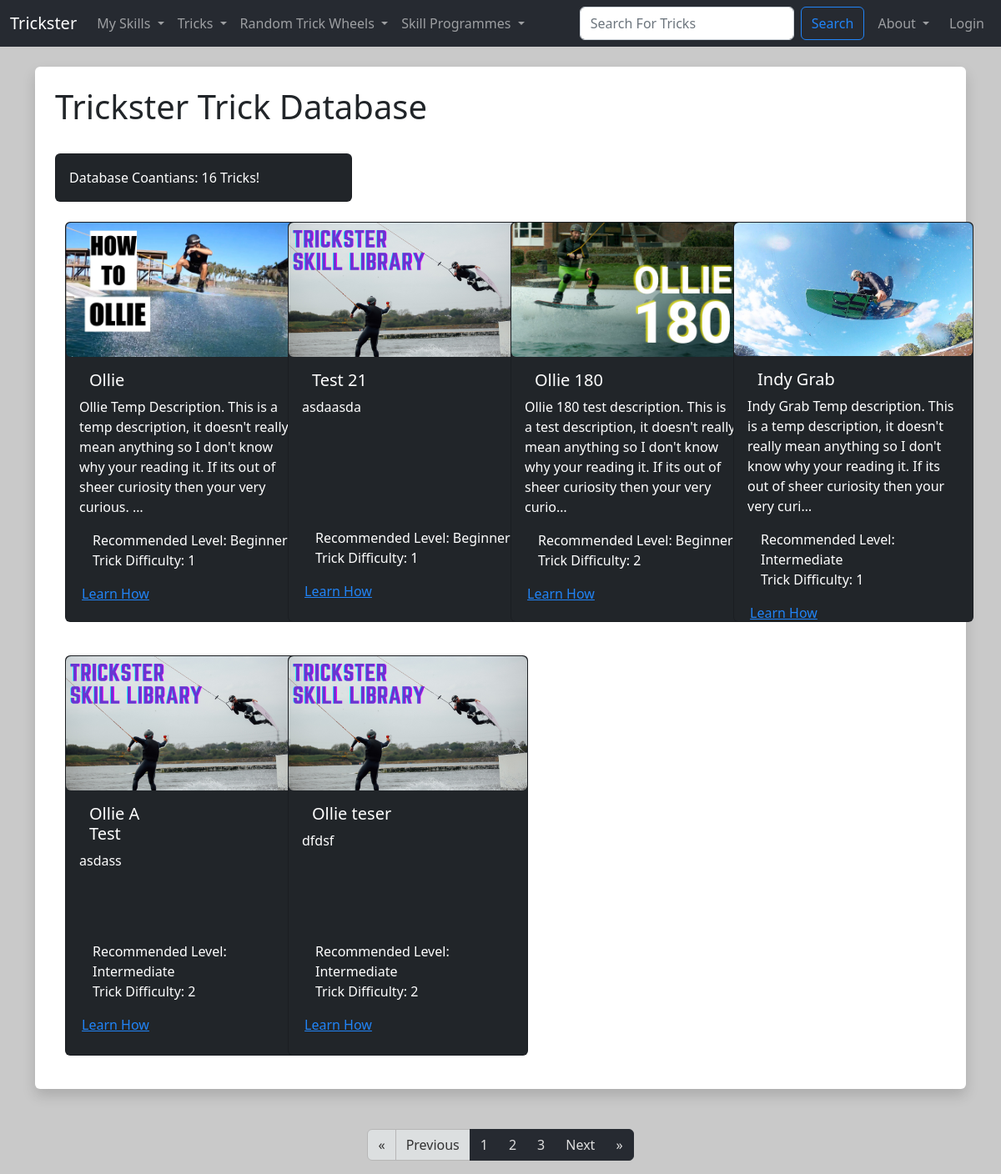
The page /trick_list on the database its author committed.
### TricksterMain/models.py (models this page shows)
class Trick (models.Model):
    TrickID = models.AutoField(primary_key=True)
    TrickName = models.CharField(max_length=25)
    TrickDiscription = models.TextField(blank=True)
    TrickHowTo = models.TextField(blank=True)
    TrickRecLevel = models.ForeignKey(SkillLevel, blank=True, null=True, on_delete=models.CASCADE)
    TrickDifficulty = models.PositiveIntegerField(null=True, validators=[MinValueValidator(1), MaxValueValidator(10)])
    TrickImg = models.ImageField(null=True, blank=True, upload_to="images/")
    def __str__(self):
        return self.TrickName

class SkillLevel (models.Model):
    SkillLevelID = models.AutoField(primary_key=True)
    SkillLevelName = models.CharField(max_length=25)
    def __str__(self):
        return self.SkillLevelName

### TricksterMain/views.py (the view)
# urls.py: path('trick_list', views.trick_list, name="trick-list"),
def trick_list(request):
  all_tricks = Trick.objects.all().order_by('TrickRecLevel', 'TrickDifficulty', 'TrickName')
  trick_count = all_tricks.count()
  p = Paginator(all_tricks, 6)
  page = request.GET.get('page')
  tricks = p.get_page(page)
  num_pages = "T" * tricks.paginator.num_pages
  return render(request, 'main/trick_list.html', {'tricks': tricks, "num_pages":num_pages, "trick_count":trick_count})

### TricksterMain/templates/main/trick_list.html (shortened to what this page needs)
{% extends 'main/base.html' %}
{% load static %}
{% block content  %}
<div class="shadow  p-4 mb-5 bg-body rounded">
  <h1> Trickster Trick Database </h1>
  <br/>
  <div class="col-4">
    <div class="card text-bg-dark">
      <div class="card-body">
        <p class="card-text">Database Coantians: {{ trick_count }} Tricks!</p>
      </div>
    </div>
  </div>
  <br/>
  <div class="container-md">
    <div class="row row-cols-1 row-cols-sm-2 row-cols-md-3 row-cols-xl-4 g-4">
      {% for trick in tricks %}
        {% include 'components/trick_cards.html' with trick=trick user=request.user %}
      {% endfor %}
    </div>
  </div>
</div>
  <nav aria-label="Paginator">
    <ul class="pagination pagination-dark justify-content-center">
      {% if tricks.has_previous %}
      <li class="page-item">
        <a class="page-link" href="?page=1" aria-label="First">
          <span aria-hidden="true">&laquo;</span>
        </a>
      </li>
      <li class="page-item"><a class="page-link" href="?page={{ tricks.previous_page_number }}">Previous</a></li>
      {% else %}
      <li class="page-item disabled">
        <a class="page-link" href="" aria-label="First">
          <span aria-hidden="true">&laquo;</span>
        </a>
      </li>
      <li class="page-item disabled"><a class="page-link" href="">Previous</a></li>
      {% endif %}
      {% for i in num_pages %}
      <li class="page-item"><a class="page-link" href="?page={{ forloop.counter }}">{{ forloop.counter }}</a></li>
      {% endfor %}
      {% if tricks.has_next %}
      <li class="page-item"><a class="page-link" href="?page={{ tricks.next_page_number }}">Next</a></li>
      <li class="page-item">
        <a class="page-link" href="?page={{ tricks.paginator.num_pages }}" aria-label="Last">
          <span aria-hidden="true">&raquo;</span>
        </a>
      </li>
      {% endif %}
    </ul>
  </nav>
{% endblock %}

### TricksterMain/templates/components/trick_cards.html (shortened to what this page needs)
{% load static %}
  <div class="col-sm">
    {% if user.is_authenticated %}
      <div class="card text-bg-dark mb-3" style="width: 18rem; height: 33rem;">
    {% else %}
      <div class="card text-bg-dark mb-3" style="width: 18rem; height: 30rem;">
    {% endif %}
      {% if trick.TrickImg %}
        <img src="{{ trick.TrickImg.url }}" class="img-fluid rounded" alt="trick cover image">
      {% else %}
        <img src="{% static 'trickster/images/TrickListDefault.png' %}" class="img-fluid rounded" alt="default trick cover image">
      {% endif %}
      <div class="card-body">
        <h5 class="card-title">
          <div class="container">
            <div class="row">
              <div class="col-6">
                {{ trick }}
              </div>
              <div class="col-6">
              </div>
            </div>
          </div>
        </h5>
        <p class="card-text">{{ trick.TrickDiscription|truncatechars:180 }}</p>
      </div>
      <ul class="list-group-dark list-group-flush">
        <li class="list-group-item">Recommended Level: {{ trick.TrickRecLevel }}</li>
        <li class="list-group-item">Trick Difficulty: {{ trick.TrickDifficulty }}</li>
      </ul>
      <div class="card-body-dark text-center gap-3" style="height: 3rem">
        <div class="container">
          <div class="row">
            <div class="col-6">
              <a href="{% url 'show-trick' trick.TrickID %}" class="card-link me-md-4">Learn How</a>
            </div>
            <div class="col-6">
            </div>
          </div>
        </div>
      </div>
    </div>
  </div>

### TricksterMain/templates/main/base.html (style rules this page uses)
body { background: #c9c9c9 }

### rows shown on the page
Trick: TrickImg (picture), TrickName "Ollie", TrickDiscription "Ollie Temp Description. This is a temp description, it doesn't really mean anything so I don't know why your reading it. If its out of sheer curiosity then your very curious. …", TrickRecLevel "Beginner", TrickDifficulty "1"
Trick: TrickName "Test 21", TrickDiscription "asdaasda", TrickRecLevel "Beginner", TrickDifficulty "1"
Trick: TrickImg (picture), TrickName "Ollie 180", TrickDiscription "Ollie 180 test description. This is a test description, it doesn't really mean anything so I don't know why your reading it. If its out of sheer curiosity then your very curio…", TrickRecLevel "Beginner", TrickDifficulty "2"
Trick: TrickImg (picture), TrickName "Indy Grab", TrickDiscription "Indy Grab Temp description. This is a temp description, it doesn't really mean anything so I don't know why your reading it. If its out of sheer curiosity then your very curi…", TrickRecLevel "Intermediate", TrickDifficulty "1"
Trick: TrickName "Ollie A Test", TrickDiscription "asdass", TrickRecLevel "Intermediate", TrickDifficulty "2"
Trick: TrickName "Ollie teser", TrickDiscription "dfdsf", TrickRecLevel "Intermediate", TrickDifficulty "2"

### other values the page prints
{{ trick_count }} "16"
